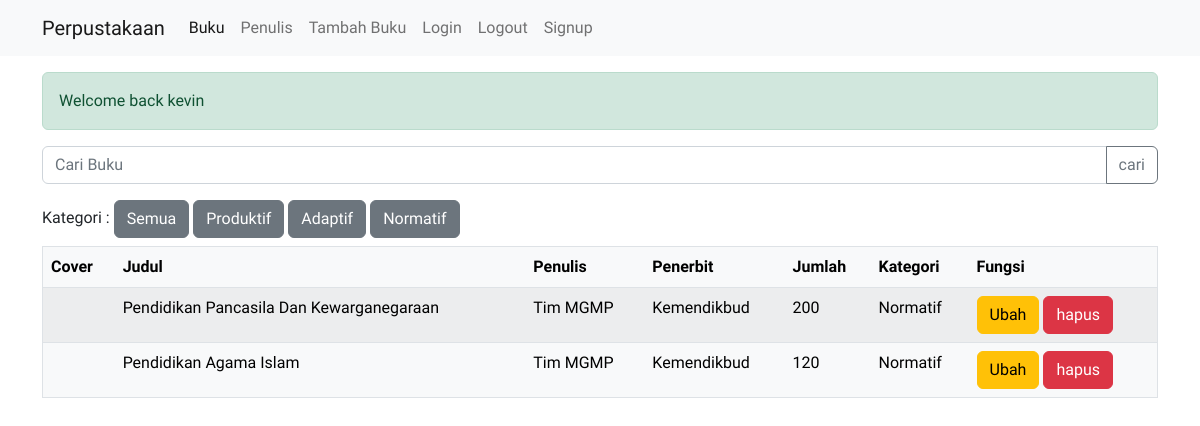
The app's page /buku/?kategori=3 (signed in) with its own data.
### perpustakaan/models.py (models this page shows, shortened)
class Keterangan(models.Model):
    nama = models.CharField(max_length=50)
    keterangan = models.TextField()
    def __str__(self):
        return self.nama

class Buku(models.Model):
    judul =  models.CharField(max_length=50)
    penulis = models.CharField(max_length=40)
    penerbit = models.CharField(max_length=40)
    jumlah = models.IntegerField(null=True)
    keterangan = models.ForeignKey("Keterangan", on_delete=models.CASCADE,null=True)
    cover = models.ImageField(upload_to='cover',null=True)
    tanggal = models.DateTimeField(auto_now_add=True,null=True)

### perpustakaan/views.py (the view)
# urls.py: path('buku/', buku, name='buku'),
@login_required(login_url=LOGIN_URL)
def buku(request):
    buku_buku = Buku.objects.all()
    keterangan_keterangan = Keterangan.objects.all()
    buku_search = request.GET.get('buku')
    keterangan_search = request.GET.get('kategori')
    if buku_search:
        buku_buku = Buku.objects.filter(judul__icontains=buku_search)
    elif keterangan_search:
        buku_buku = Buku.objects.filter(keterangan=keterangan_search)
    konteks = {
        "page" : "buku",
        "buku_buku" : buku_buku ,
        "keterangan_keterangan" : keterangan_keterangan
    }
    return render(request,'buku.html', konteks)

### perpustakaan/templates/buku.html (shortened to what this page needs)
{% extends 'base.html' %}
{% block content %}
    <div class="container my-3">
        <div class="alert alert-success">Welcome back {{ user }}</div>
        <form action="" method="get" class="my-3">
            <div class="input-group mb-3">
                <input type="text" class="form-control" placeholder="Cari Buku" aria-label="Cari Buku" aria-describedby="button-addon2" name="buku">
                <button class="btn btn-outline-secondary" type="submit" id="button-addon2">cari</button>
            </div>
        </form>
        <p class="my-2">Kategori :
            <a class="btn btn-secondary" href="?kategori=">Semua</a>
            {% for keterangan in keterangan_keterangan %}
            <a class="btn btn-secondary" href="?kategori={{ keterangan.id }}">{{ keterangan.nama }}</a>
            {% endfor %}
        </p>
        <table class="table table-light table-striped border">
            <thead>
              <tr>
                <th scope="col">Cover</th>
                <th scope="col">Judul</th>
                <th scope="col">Penulis</th>
                <th scope="col">Penerbit</th>
                <th scope="col">Jumlah</th>
                <th scope="col">Kategori</th>
                <th scope="col">Fungsi</th>
              </tr>
            </thead>
            <tbody>
                {% for buku in buku_buku %}
                    <tr>
                        {% if buku.cover %}
                          <td>
                          </td>
                        {% endif %}
                        <td>{{ buku.judul }}</td>
                        <td>{{ buku.penulis }}</td>
                        <td>{{ buku.penerbit }}</td>
                        <td>{{ buku.jumlah }}</td>
                        <td>{{ buku.keterangan }}</td>
                        <td>
                            <a href="/buku/ubah/{{ buku.id }}" class="btn btn-warning">Ubah</a>
                            <button type="button" class="btn btn-danger" data-bs-toggle="modal" data-bs-target="#hapus-{{ buku.id }}">
                                hapus
                            </button>
                        </td>
                    </tr>
                {% endfor %}
            </tbody>
          </table>
    </div>
{% endblock %}

### static/css/style.css (style rules this page uses)
* { padding: 0; margin: 0; box-sizing: border-box; font-family: "Viga"; }

### records on screen
Keterangan: nama "Produktif"
Keterangan: nama "Adaptif"
Keterangan: nama "Normatif"
Buku: judul "Pendidikan Pancasila Dan Kewarganegaraan", penulis "Tim MGMP", penerbit "Kemendikbud", jumlah "200", keterangan "Normatif"
Buku: judul "Pendidikan Agama Islam", penulis "Tim MGMP", penerbit "Kemendikbud", jumlah "120", keterangan "Normatif"

### other values on screen
{{ user }} "kevin"
